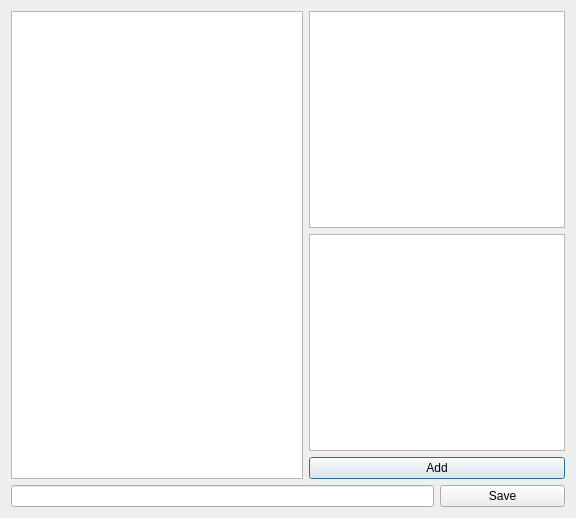
<?xml version="1.0" encoding="UTF-8"?>
<ui version="4.0">
 <class>IfTab</class>
 <widget class="QDialog" name="IfTab">
  <property name="geometry">
   <rect>
    <x>0</x>
    <y>0</y>
    <width>576</width>
    <height>518</height>
   </rect>
  </property>
  <property name="windowTitle">
   <string>Dialog</string>
  </property>
  <layout class="QGridLayout" name="gridLayout">
   <item row="0" column="0" rowspan="3">
    <widget class="QTreeView" name="treeView"/>
   </item>
   <item row="0" column="1" colspan="2">
    <widget class="QTableWidget" name="tableWidget"/>
   </item>
   <item row="1" column="1" colspan="2">
    <widget class="QTextEdit" name="textEdit"/>
   </item>
   <item row="2" column="1" colspan="2">
    <widget class="QPushButton" name="addButton">
     <property name="text">
      <string>Add</string>
     </property>
    </widget>
   </item>
   <item row="3" column="0" colspan="2">
    <widget class="QLineEdit" name="lineEdit"/>
   </item>
   <item row="3" column="2">
    <widget class="QPushButton" name="saveButton">
     <property name="text">
      <string>Save</string>
     </property>
    </widget>
   </item>
  </layout>
 </widget>
 <resources/>
 <connections/>
</ui>
